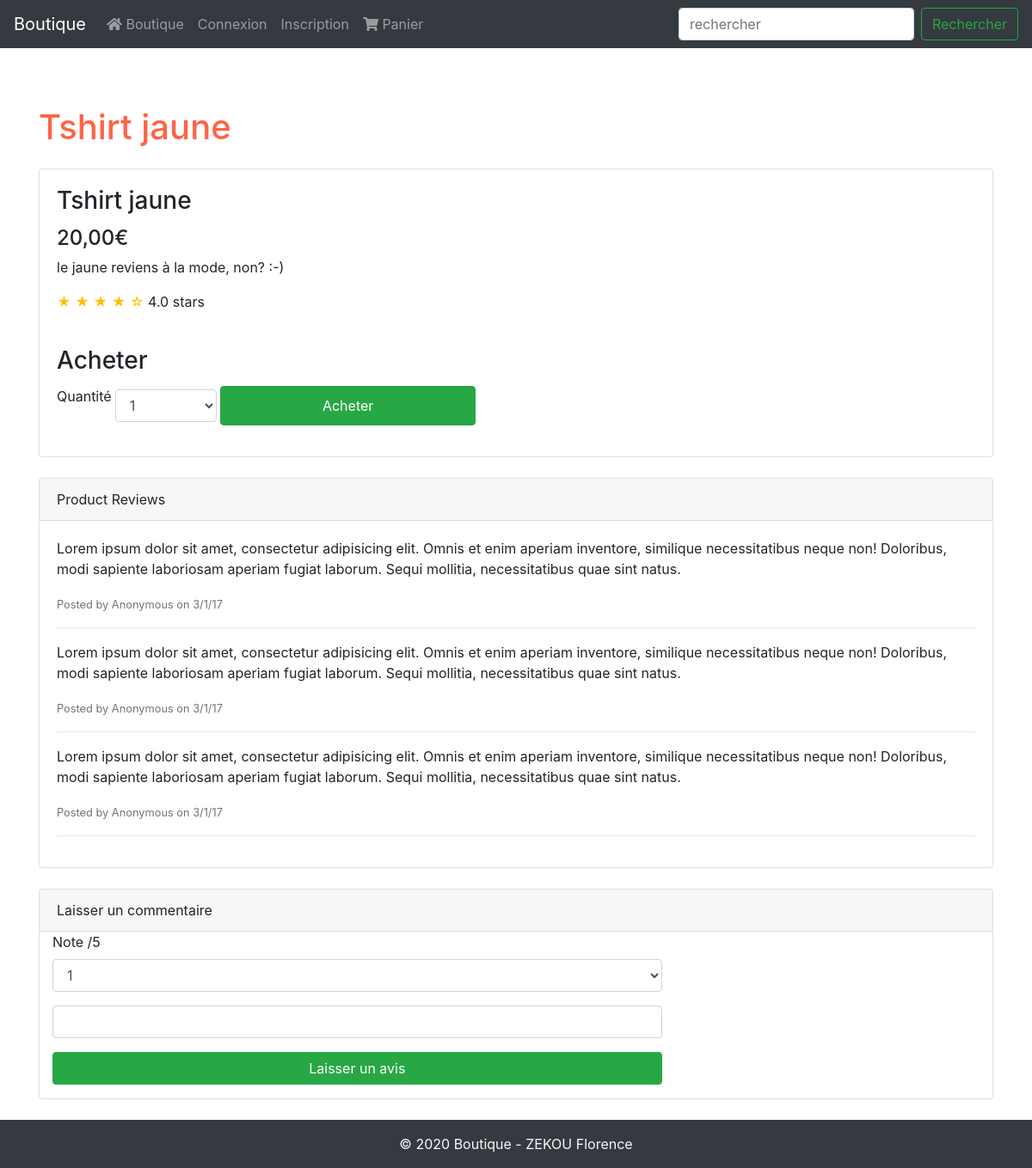
/fiche_produit.php?id=4, run on the app's committed database.
### tables this page shows
CREATE TABLE IF NOT EXISTS `produit` (
  `id_produit` int(3) NOT NULL,
  `reference` varchar(20) NOT NULL,
  `categorie` varchar(20) NOT NULL,
  `titre` varchar(100) NOT NULL,
  `description` text NOT NULL,
  `couleur` varchar(20) NOT NULL,
  `taille` varchar(5) NOT NULL,
  `public` enum('m','f','mixte','enfant') NOT NULL,
  `photo` varchar(250) NOT NULL,
  `prix` float NOT NULL,
  `stock` int(5) NOT NULL
);

### fiche_produit.php (the view, shortened to what this page needs)
<?php
require_once('inc/init.php');
if(isset($_GET['id'])&& !empty($_GET['id']) && is_numeric($_GET['id'])){
    $resultat = $pdo -> prepare("SELECT * FROM produit WHERE id_produit = :id");
    $resultat -> execute(array(':id' => $_GET['id']));
    if($resultat -> rowCount() > 0){
        $produit = $resultat -> fetch();
        extract($produit);
    }
    else{
        header('location:' . PATH . 'index.php');
    }
}
else{
    header('location:' . PATH . 'index.php');
}
require_once('inc/header.php');
?>
<div class="row">
      <div class="col-lg-12">
        <h1 class="my-4"><?= $titre ?></h1>
        <div class="card mt-4">
          <div class="card-body">
            <h3 class="card-title"><?= $titre ?></h3>
           <h4><?= number_format($prix, 2, ',', '&nbsp;')  ?>€</h4>
            <p class="card-text"><?= $description ?></p>
            <span class="text-warning">&#9733; &#9733; &#9733; &#9733; &#9734;</span>
            4.0 stars
          </div>
		  <div class="card-body">
          <h3 class="card-title">Acheter</h3>
          <?php if($stock > 0) : ?>
		  <form method="post" action="" class="col-8">
                <div class="form-group row">
					<label>Quantité</label>
                    <select name="quantite" class="col-2 m-1 form-control">
                    <?php for($i = 1; $i <= $stock && $i <= 5; $i ++) : ?>
                        <option><?= $i ?></option>
                        <?php endfor; ?>
					</select>
					<input type="submit" class="col-5 btn btn-success"name="ajout" value="Acheter"/>
				</div>
			</form>
		  </div>
          <?php else : ?>
            <em>Produit victime de son succès. Impossible actuellement. </em>
            <?php endif; ?>
        </div>
        <div class="card card-outline-secondary my-4">
          <div class="card-header">
            Product Reviews
          </div>
          <div class="card-body">
            <p>Lorem ipsum dolor sit amet, consectetur adipisicing elit. Omnis et enim aperiam inventore, similique necessitatibus neque non! Doloribus, modi sapiente laboriosam aperiam fugiat laborum. Sequi mollitia, necessitatibus quae sint natus.</p>
            <small class="text-muted">Posted by Anonymous on 3/1/17</small>
            <hr>
            <p>Lorem ipsum dolor sit amet, consectetur adipisicing elit. Omnis et enim aperiam inventore, similique necessitatibus neque non! Doloribus, modi sapiente laboriosam aperiam fugiat laborum. Sequi mollitia, necessitatibus quae sint natus.</p>
            <small class="text-muted">Posted by Anonymous on 3/1/17</small>
            <hr>
            <p>Lorem ipsum dolor sit amet, consectetur adipisicing elit. Omnis et enim aperiam inventore, similique necessitatibus neque non! Doloribus, modi sapiente laboriosam aperiam fugiat laborum. Sequi mollitia, necessitatibus quae sint natus.</p>
            <small class="text-muted">Posted by Anonymous on 3/1/17</small>
            <hr>
          </div>
        </div>
		<div class="card card-outline-secondary my-4">
			<div class="card-header">
				Laisser un commentaire
			</div>
			<form method="post" action="" class="col-8">
				<div class="form-group">
					<label>Note /5</label>
					<select name="note" class="form-control">
						<option>1</option>
					</select>
				</div>
				<div class="form-group">
					<input type="text" name="comment" class="form-control"/>
				</div>
				<div class="form-group">
				<div class="form-group">
					<input type="submit" class="btn btn-success col-12" value="Laisser un avis"/>
				</div>
			</form>
		</div>
      </div>
    </div>
</div>
<?php
require_once('inc/footer.php');
?>

### css/styles.css (style rules this page uses)
h1 { color: tomato; }

### inc/header.php (style rules this page uses)
body { padding-top:100px !important; }

### data on the page
produit: titre "Tshirt jaune", prix "20,00", description "le jaune reviens à la mode, non? :-)"

### other printed values
form field quantite "1"
